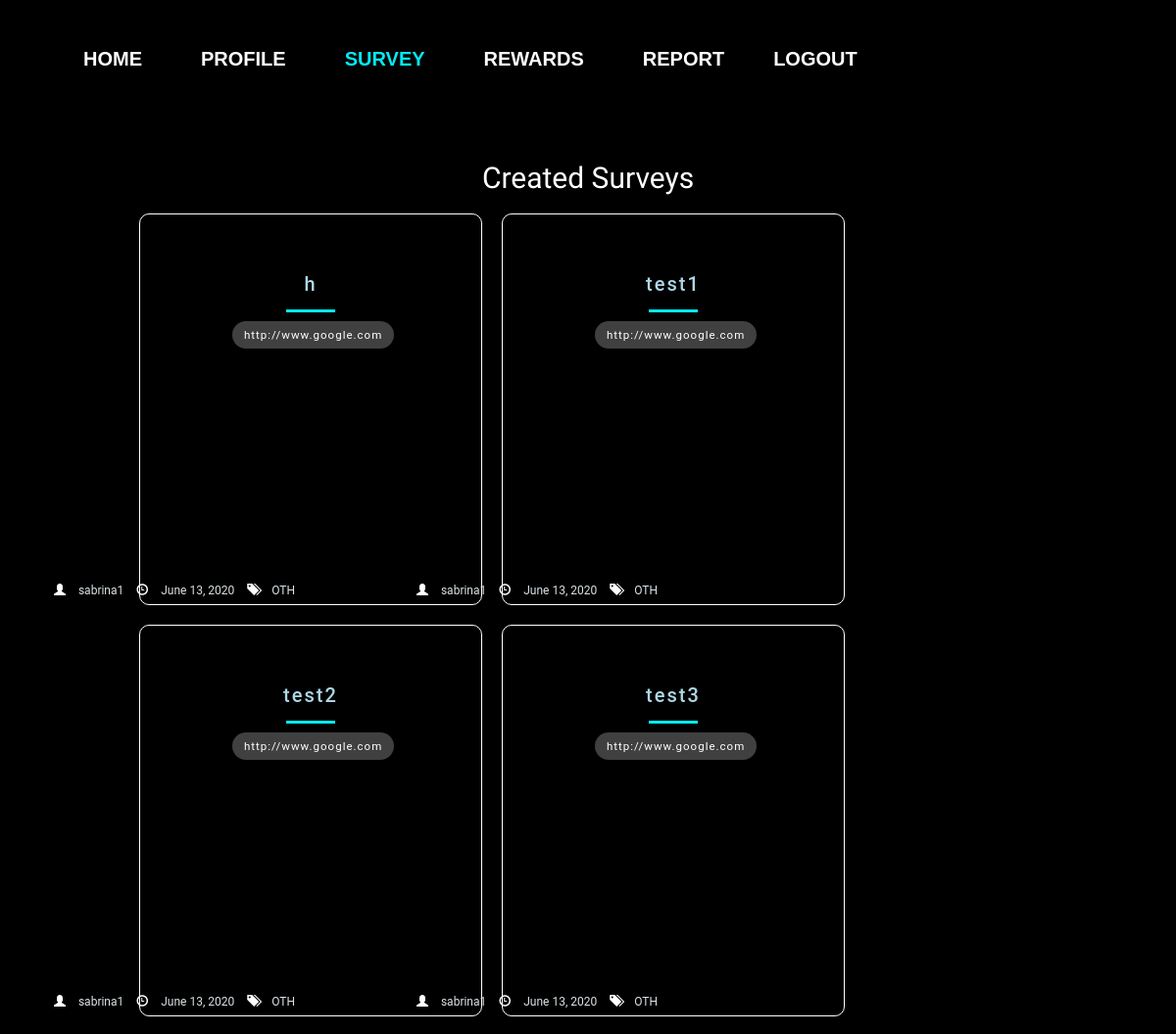
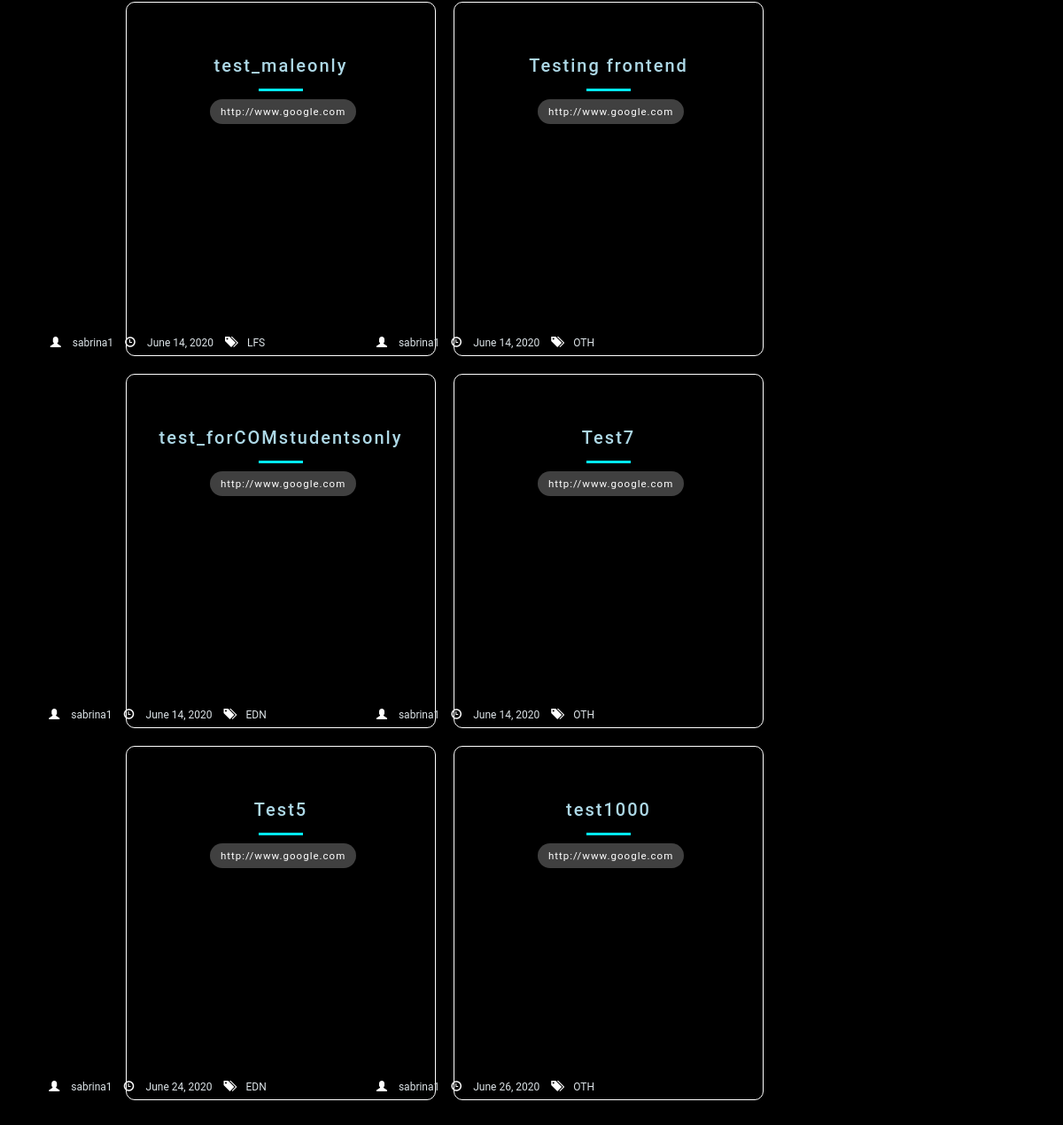
Before: /tracksurvey/ (signed in) with the older database file (2 pictures, top to bottom).
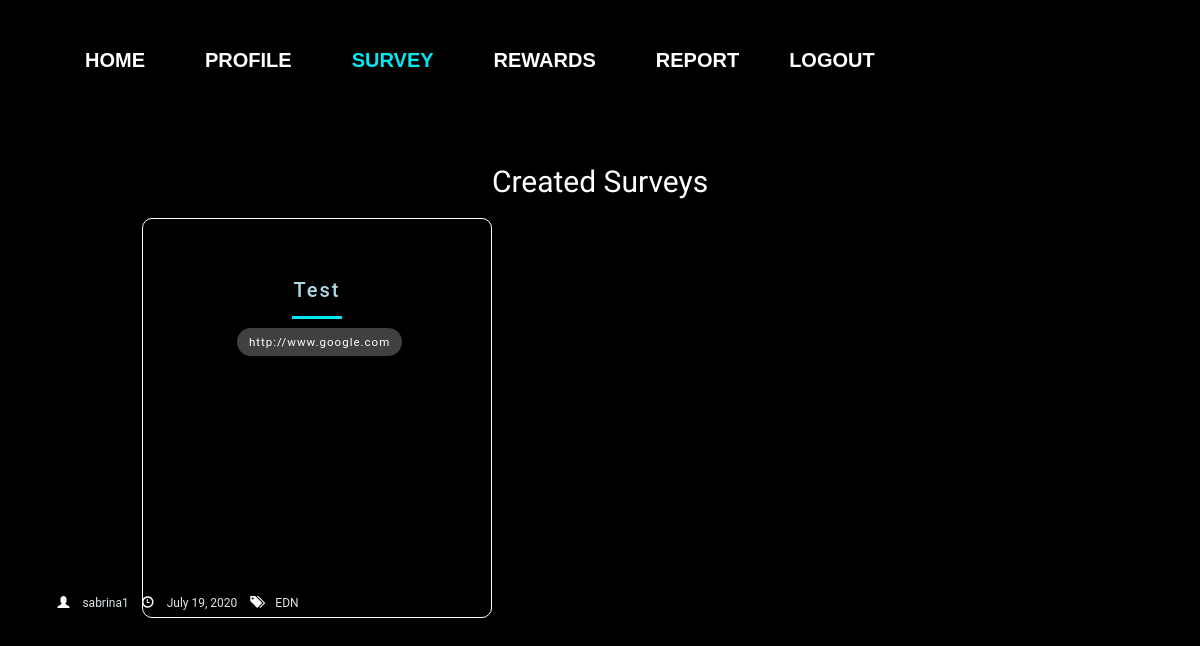
After: the same page with the newer database file.
### survey/models.py (models this page shows, shortened)
class UploadSurvey(models.Model):
    user = models.ForeignKey(to=User, null=True, on_delete=models.SET_NULL,blank=True)
    uploadDate = models.DateField(default=timezone.now)
    surveytitle = models.CharField('Survey Title', max_length=100)
    surveylink = models.URLField('Survey Link', max_length=200)
    surveydescription = models.CharField('Survey Description',
        max_length=5000,
        help_text="Include your survey dscription here!")
    surveycategory_choices = [
    ('EDN','Education'),
    ('HTC','Healthcare'),
    ('LFS','Lifestyle'),
    ('NUS','NUS-Related'),
    ('OTH','Others')]
    surveycategory = models.CharField('Survey Category',choices=surveycategory_choices, max_length=100, default='OTH')
    gender_filter=models.ManyToManyField(GenderFilter,blank=True)
    singaporean_filter=models.ManyToManyField(SingaporeanFilter, blank=True)
    faculty_filter=models.ManyToManyField(FacultyFilter,blank=True)
    year_filter=models.ManyToManyField(YearFilter,blank=True)
    residential_filter=models.ManyToManyField(ResidentialFilter, blank=True)

### survey/views.py (the view)
# urls.py: path('tracksurvey/', survey_views.tracksurvey_view , name='tracksurvey'),
@login_required
def tracksurvey_view(request):
    context = {
        'displayedsurveys': UploadSurvey.objects.filter(user=request.user)
    }
    return render(request, 'survey/tracksurvey.html', context)

### survey/templates/survey/tracksurvey.html (shortened to what this page needs)
{% extends "survey/base.html" %}
{% load static %}
{% block css %}
<link rel="stylesheet" type="text/css" href="{% static 'survey/tracksurvey.css'%}">
{% endblock %}
{% block navbar %}
<div class="nav_box">
<header class="navbarheader">
<div class=nav>
  <ul class=navbarlist>
    <a href="{% url 'survey:dashboard' %}" role="button">Home</a>
    <a href="{% url 'accounts:profile' %}" role="button">Profile</a>
    <a href="{% url 'survey:survey' %}" role="button" class="active">Survey</a>
    <a href="{% url 'survey:shoprewards' %}" role="button" >Rewards</a>
    <a href="{% url 'survey:report' %}" role="button">Report</a>
    <a href="{% url 'logout' %}" id="logout">Logout</a>
  </ul>
</div>
</header>
</div>
{% endblock %}
{% block body_block %}
{% load widget_tweaks %}
<div class="main">
    <h1> Created Surveys </h1>
    <ul class="cards">
        {% for survey in displayedsurveys %}
        <li class="cards_item">
        <div class="blog-card">
            <div class="title-content">
              <h3>
                <a href="{% url 'survey:tracksurvey-detail' survey.id %}" style="color:lightblue"> {{survey.surveytitle}} </a>
            </h3>
              <hr />
              <div class="intro">
                <a href="{{survey.surveylink}}" class="surveylinkbutton"> {{survey.surveylink}} </a>
              </div>
            </div>
            <div>
              <ul class="utility-list">
                <span class="glyphicon glyphicon-user" aria-hidden="true" style="color:white"> </span>
                <li class="user">{{survey.user}}</li>
                <span class="glyphicon glyphicon-time" aria-hidden="true" style="color:white"> </span>
                <li class="date">{{survey.uploadDate}}</li>
                <span class="glyphicon glyphicon-tags" aria-hidden="true" style="color:white"> </span>
                <li class="tags">{{survey.surveycategory}}</li>
              </ul>
            </div>
            <div class="color-overlay"></div>
          </div>
      </li>
      {% endfor %}
    </ul>
</div>
{% endblock %}

Changed rows visible on the page:
removed UploadSurvey: surveytitle "h", surveylink "http://www.google.com", user "sabrina1", uploadDate "June 13, 2020", surveycategory "OTH"
removed UploadSurvey: surveytitle "test1", surveylink "http://www.google.com", user "sabrina1", uploadDate "June 13, 2020", surveycategory "OTH"
removed UploadSurvey: surveytitle "test2", surveylink "http://www.google.com", user "sabrina1", uploadDate "June 13, 2020", surveycategory "OTH"
removed UploadSurvey: surveytitle "test3", surveylink "http://www.google.com", user "sabrina1", uploadDate "June 13, 2020", surveycategory "OTH"
removed UploadSurvey: surveytitle "test_maleonly", surveylink "http://www.google.com", user "sabrina1", uploadDate "June 14, 2020", surveycategory "LFS"
removed UploadSurvey: surveytitle "Testing frontend", surveylink "http://www.google.com", user "sabrina1", uploadDate "June 14, 2020", surveycategory "OTH"
removed UploadSurvey: surveytitle "test_forCOMstudentsonly", surveylink "http://www.google.com", user "sabrina1", uploadDate "June 14, 2020", surveycategory "EDN"
removed UploadSurvey: surveytitle "Test7", surveylink "http://www.google.com", user "sabrina1", uploadDate "June 14, 2020", surveycategory "OTH"
removed UploadSurvey: surveytitle "Test5", surveylink "http://www.google.com", user "sabrina1", uploadDate "June 24, 2020", surveycategory "EDN"
removed UploadSurvey: surveytitle "test1000", surveylink "http://www.google.com", user "sabrina1", uploadDate "June 26, 2020", surveycategory "OTH"
added UploadSurvey: surveytitle "Test", surveylink "http://www.google.com", user "sabrina1", uploadDate "July 19, 2020", surveycategory "EDN"
